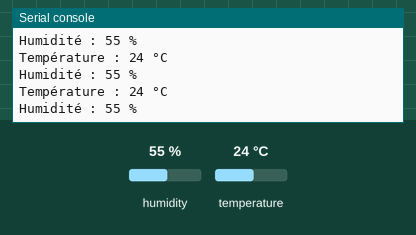
Simulated run of this program. Board: ESP32 board running MicroPython. Shown: the last lines printed to the serial console. The inputs (shaded band) are chosen by the test bench; at power-on: humidity 55 %, temperature 24 °C.

Above: at 1.2 s.
1.3 s: humidity set to 22 %
At 2.0 s:
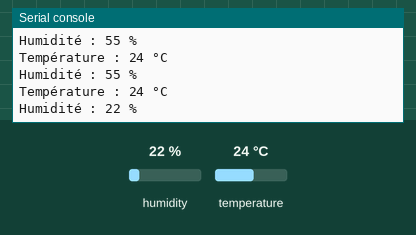
2.8 s: temperature set to 12 °C
At 3.5 s:
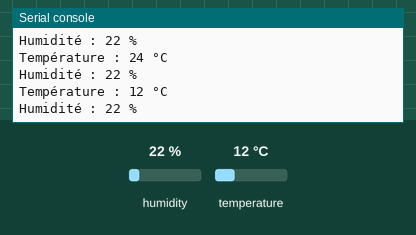
4.3 s: humidity set to 40 %
At 5.2 s:
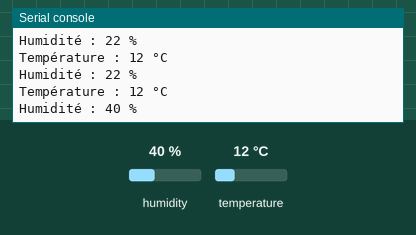
Timing chart, 0 to 7.3 s (numbered marks = the images above; inputs shaded):
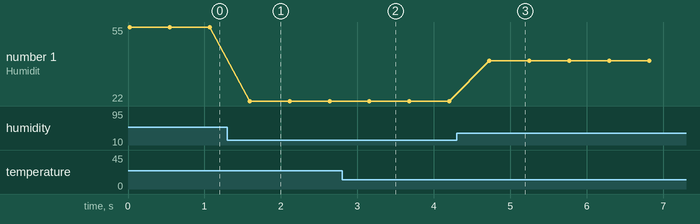

Measured:
- after the input at 1.3 s, the serial console: prints a new line after 0.29 s (image 1)
- after the input at 2.8 s, the serial console: prints a new line after 0.36 s (image 2)
- after the input at 4.3 s, the serial console: prints a new line after 0.43 s (image 3)
- plotted number 1: 55 → 22 after the input at 1.3 s, 22 → 40 after the input at 4.3 s

The program:

source.py
```python
import dht
import machine
import time

d = dht.DHT11(machine.Pin(14))

while True:
    try:
        d.measure()
        temp = d.temperature()
        hum = d.humidity()
        print("Température :",temp, "°C")
        print("Humidité :",hum, "%")
        time.sleep_ms(500)
    except :
        pass
```
